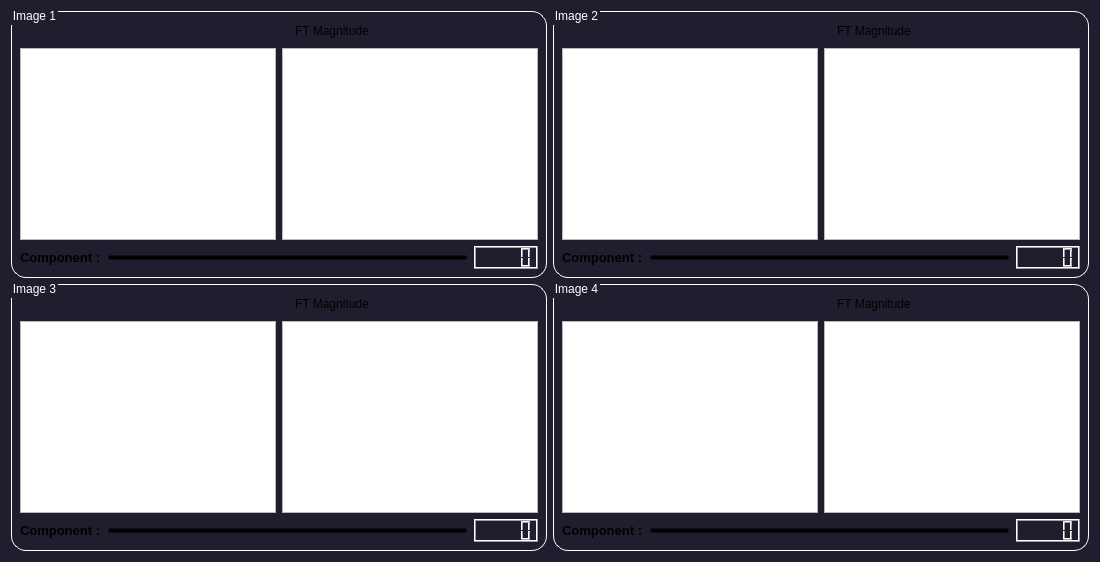
       <widget class="QGroupBox" name="ImagesBox">
        <property name="sizePolicy">
         <sizepolicy hsizetype="Preferred" vsizetype="Preferred">
          <horstretch>0</horstretch>
          <verstretch>0</verstretch>
         </sizepolicy>
        </property>
        <property name="styleSheet">
         <string notr="true">QGroupBox {
background-color: #1e1e2f;
border: 1.2px solid #ffffff;
border: none;
border-style: outset;
border-radius: 15px;
}
QGroupBox::title  {
    subcontrol-origin: margin;
    subcontrol-position: top left;
    padding: -5px 0px 0px 0px;
    color: rgb(255, 255, 255);
}</string>
        </property>
        <layout class="QGridLayout" name="gridLayout_7">
         <item row="0" column="0">
          <layout class="QVBoxLayout" name="verticalLayout">
           <item>
            <layout class="QHBoxLayout" name="horizontalLayout_35">
             <item>
              <widget class="QGroupBox" name="groupBox_image1_2">
               <property name="enabled">
                <bool>true</bool>
               </property>
               <property name="sizePolicy">
                <sizepolicy hsizetype="Preferred" vsizetype="Preferred">
                 <horstretch>0</horstretch>
                 <verstretch>0</verstretch>
                </sizepolicy>
               </property>
               <property name="minimumSize">
                <size>
                 <width>400</width>
                 <height>0</height>
                </size>
               </property>
               <property name="maximumSize">
                <size>
                 <width>16777215</width>
                 <height>16777215</height>
                </size>
               </property>
               <property name="styleSheet">
                <string notr="true">QGroupBox {
background-color: #1e1e2f;
border: 1.2px solid #ffffff;
border-style: outset;
border-radius: 15px;
}
QGroupBox::title  {
    subcontrol-origin: margin;
    subcontrol-position: top left;
    padding: -5px 0px 0px 0px;
    color: rgb(255, 255, 255);
}</string>
               </property>
               <property name="title">
                <string>Image 1</string>
               </property>
               <layout class="QGridLayout" name="gridLayout">
                <item row="0" column="0">
                 <layout class="QVBoxLayout" name="verticalLayout_2">
                  <item>
                   <layout class="QHBoxLayout" name="horizontalLayout">
                    <item>
                     <spacer name="horizontalSpacer_2">
                      <property name="orientation">
                       <enum>Qt::Horizontal</enum>
                      </property>
                      <property name="sizeType">
                       <enum>QSizePolicy::Fixed</enum>
                      </property>
                      <property name="sizeHint" stdset="0">
                       <size>
                        <width>199</width>
                        <height>20</height>
                       </size>
                      </property>
                     </spacer>
                    </item>
                    <item>
                     <widget class="QComboBox" name="Image1_component_comboBox">
                      <property name="sizePolicy">
                       <sizepolicy hsizetype="Fixed" vsizetype="Fixed">
                        <horstretch>0</horstretch>
                        <verstretch>0</verstretch>
                       </sizepolicy>
                      </property>
                      <property name="minimumSize">
                       <size>
                        <width>176</width>
                        <height>22</height>
                       </size>
                      </property>
                      <property name="styleSheet">
                       <string notr="true">QComboBox
{
	border-radius: 3px;
background-color: #1e1e2f;
}

QComboBox::drop-down
{
	border-left-color: transparent;
 }

QComboBox::down-arrow, QSpinBox::down-arrow, QTimeEdit::down-arrow, QDateEdit::down-arrow
{
     image: url(:/icons/Arrowhead-nottop-256.png);
     width: 7px;
     height: 6px;
}

QComboBox QAbstractItemView
{
    selection-background-color: transparent;
}</string>
                      </property>
                      <property name="currentText">
                       <string>FT Magnitude</string>
                      </property>
                      <property name="currentIndex">
                       <number>0</number>
                      </property>
                      <property name="maxCount">
                       <number>2147483646</number>
                      </property>
                      <item>
                       <property name="text">
                        <string>FT Magnitude</string>
                       </property>
                      </item>
                      <item>
                       <property name="text">
                        <string>FT Phase</string>
                       </property>
                      </item>
                      <item>
                       <property name="text">
                        <string>FT Real</string>
                       </property>
                      </item>
                      <item>
                       <property name="text">
                        <string>FT Imaginary</string>
                       </property>
                      </item>
                     </widget>
                    </item>
                   </layout>
                  </item>
                  <item>
                   <layout class="QHBoxLayout" name="horizontalLayout_4">
                    <item>
                     <widget class="ImageView" name="Image_1"/>
                    </item>
                    <item>
                     <widget class="ImageView" name="Image1_component"/>
                    </item>
                   </layout>
                  </item>
                  <item>
                   <layout class="QHBoxLayout" name="horizontalLayout_3">
                    <item>
                     <widget class="QLabel" name="label_14">
                      <property name="styleSheet">
                       <string notr="true">background-color: transparent;</string>
                      </property>
                      <property name="text">
                       <string>&lt;html&gt;&lt;head/&gt;&lt;body&gt;&lt;p&gt;&lt;span style=&quot; font-size:10pt; font-weight:600;&quot;&gt;Component :&lt;/span&gt;&lt;/p&gt;&lt;/body&gt;&lt;/html&gt;</string>
                      </property>
                     </widget>
                    </item>
                    <item>
                     <layout class="QHBoxLayout" name="horizontalLayout_6">
                      <item>
                       <widget class="QSlider" name="image1_component1_slider">
                        <property name="minimumSize">
                         <size>
                          <width>160</width>
                          <height>0</height>
                         </size>
                        </property>
                        <property name="maximumSize">
                         <size>
                          <width>16777215</width>
                          <height>16777215</height>
                         </size>
                        </property>
                        <property name="styleSheet">
                         <string notr="true">QSlider{
    background-color: transparent;
}

QSlider::handle {
    background-color: qradialgradient(
        cx: 0.7, cy: 1.4, fx: 0.7, fy: 1.4,
        radius: 1, stop: 0 #fff, stop: 1 #424242
        );
	border-radius: 2px;
    height: 40px;
    width: 40px;
    margin: -15px 0px;
    }

QSlider::handle::hover{
	border: inset;
	 background-color: qradialgradient(
        cx: 0.7, cy: 1.4, fx: 0.7, fy: 1.4,
        radius: 1, stop: 0 #bbb, stop: 1 #000
        );
}</string>
                        </property>
                        <property name="maximum">
                         <number>100</number>
                        </property>
                        <property name="value">
                         <number>0</number>
                        </property>
                        <property name="orientation">
                         <enum>Qt::Horizontal</enum>
                        </property>
                       </widget>
                      </item>
                      <item>
                       <widget class="QLCDNumber" name="image1_component1_LCD"/>
                      </item>
                     </layout>
                    </item>
                   </layout>
                  </item>
                 </layout>
                </item>
               </layout>
              </widget>
             </item>
             <item>
              <widget class="QGroupBox" name="groupBox_image1_3">
               <property name="enabled">
                <bool>true</bool>
               </property>
               <property name="sizePolicy">
                <sizepolicy hsizetype="Preferred" vsizetype="Preferred">
                 <horstretch>0</horstretch>
                 <verstretch>0</verstretch>
                </sizepolicy>
               </property>
               <property name="minimumSize">
                <size>
                 <width>400</width>
                 <height>0</height>
                </size>
               </property>
               <property name="maximumSize">
                <size>
                 <width>16777215</width>
                 <height>16777215</height>
                </size>
               </property>
               <property name="styleSheet">
                <string notr="true">QGroupBox {
background-color: #1e1e2f;
border: 1.2px solid #ffffff;
border-style: outset;
border-radius: 15px;
}
QGroupBox::title  {
    subcontrol-origin: margin;
    subcontrol-position: top left;
    padding: -5px 0px 0px 0px;
    color: rgb(255, 255, 255);
}</string>
               </property>
               <property name="title">
                <string>Image 2</string>
               </property>
               <layout class="QGridLayout" name="gridLayout_2">
                <item row="0" column="0">
                 <layout class="QVBoxLayout" name="verticalLayout_3">
                  <item>
                   <layout class="QHBoxLayout" name="horizontalLayout_12">
                    <item>
                     <spacer name="horizontalSpacer_6">
                      <property name="orientation">
                       <enum>Qt::Horizontal</enum>
                      </property>
                      <property name="sizeType">
                       <enum>QSizePolicy::Fixed</enum>
                      </property>
                      <property name="sizeHint" stdset="0">
                       <size>
                        <width>199</width>
                        <height>20</height>
                       </size>
                      </property>
                     </spacer>
                    </item>
                    <item>
                     <widget class="QComboBox" name="Image2_component_comboBox">
                      <property name="sizePolicy">
                       <sizepolicy hsizetype="Fixed" vsizetype="Fixed">
                        <horstretch>0</horstretch>
                        <verstretch>0</verstretch>
                       </sizepolicy>
                      </property>
                      <property name="minimumSize">
                       <size>
                        <width>176</width>
                        <height>22</height>
                       </size>
                      </property>
                      <property name="styleSheet">
                       <string notr="true">QComboBox
{
	border-radius: 3px;
background-color: #1e1e2f;
}

QComboBox::drop-down
{
	border-left-color: transparent;
 }

QComboBox::down-arrow, QSpinBox::down-arrow, QTimeEdit::down-arrow, QDateEdit::down-arrow
{
     image: url(:/icons/Arrowhead-nottop-256.png);
     width: 7px;
     height: 6px;
}

QComboBox QAbstractItemView
{
    selection-background-color: transparent;
}</string>
                      </property>
                      <property name="currentText">
                       <string>FT Magnitude</string>
                      </property>
                      <property name="currentIndex">
                       <number>0</number>
                      </property>
                      <property name="maxCount">
                       <number>2147483646</number>
                      </property>
                      <item>
                       <property name="text">
                        <string>FT Magnitude</string>
                       </property>
                      </item>
                      <item>
                       <property name="text">
                        <string>FT Phase</string>
                       </property>
                      </item>
                      <item>
                       <property name="text">
                        <string>FT Real</string>
                       </property>
                      </item>
                      <item>
                       <property name="text">
                        <string>FT Imaginary</string>
                       </property>
                      </item>
                     </widget>
                    </item>
                   </layout>
                  </item>
                  <item>
                   <layout class="QHBoxLayout" name="horizontalLayout_14">
                    <item>
                     <widget class="ImageView" name="Image_2"/>
                    </item>
                    <item>
                     <widget class="ImageView" name="Image2_component"/>
                    </item>
                   </layout>
                  </item>
                  <item>
                   <layout class="QHBoxLayout" name="horizontalLayout_15">
                    <item>
                     <widget class="QLabel" name="label_17">
                      <property name="styleSheet">
                       <string notr="true">background-color: transparent;</string>
                      </property>
                      <property name="text">
                       <string>&lt;html&gt;&lt;head/&gt;&lt;body&gt;&lt;p&gt;&lt;span style=&quot; font-size:10pt; font-weight:600;&quot;&gt;Component :&lt;/span&gt;&lt;/p&gt;&lt;/body&gt;&lt;/html&gt;</string>
                      </property>
                     </widget>
                    </item>
                    <item>
                     <layout class="QHBoxLayout" name="horizontalLayout_19">
                      <item>
                       <widget class="QSlider" name="image2_component1_slider">
                        <property name="minimumSize">
                         <size>
                          <width>160</width>
                          <height>0</height>
                         </size>
                        </property>
                        <property name="maximumSize">
                         <size>
                          <width>16777215</width>
                          <height>16777215</height>
                         </size>
                        </property>
                        <property name="styleSheet">
                         <string notr="true">QSlider{
    background-color: transparent;
}

QSlider::handle {
    background-color: qradialgradient(
        cx: 0.7, cy: 1.4, fx: 0.7, fy: 1.4,
        radius: 1, stop: 0 #fff, stop: 1 #424242
        );
	border-radius: 2px;
    height: 40px;
    width: 40px;
    margin: -15px 0px;
    }

QSlider::handle::hover{
	border: inset;
	 background-color: qradialgradient(
        cx: 0.7, cy: 1.4, fx: 0.7, fy: 1.4,
        radius: 1, stop: 0 #bbb, stop: 1 #000
        );
}</string>
                        </property>
                        <property name="maximum">
                         <number>100</number>
                        </property>
                        <property name="value">
                         <number>0</number>
                        </property>
                        <property name="orientation">
                         <enum>Qt::Horizontal</enum>
                        </property>
                       </widget>
                      </item>
                      <item>
                       <widget class="QLCDNumber" name="image2_component1_LCD"/>
                      </item>
                     </layout>
                    </item>
                   </layout>
                  </item>
                  <item>
                   <layout class="QHBoxLayout" name="horizontalLayout_20">
                    <item>
                     <layout class="QHBoxLayout" name="horizontalLayout_21"/>
                    </item>
                   </layout>
                  </item>
                 </layout>
                </item>
               </layout>
              </widget>
             </item>
            </layout>
           </item>
           <item>
            <layout class="QHBoxLayout" name="horizontalLayout_34">
             <item>
              <widget class="QGroupBox" name="groupBox_image1_5">
               <property name="enabled">
                <bool>true</bool>
               </property>
               <property name="sizePolicy">
                <sizepolicy hsizetype="Preferred" vsizetype="Preferred">
                 <horstretch>0</horstretch>
                 <verstretch>0</verstretch>
                </sizepolicy>
               </property>
               <property name="minimumSize">
                <size>
                 <width>400</width>
                 <height>0</height>
                </size>
               </property>
               <property name="maximumSize">
                <size>
                 <width>16777215</width>
                 <height>16777215</height>
                </size>
               </property>
               <property name="styleSheet">
                <string notr="true">QGroupBox {
background-color: #1e1e2f;
border: 1.2px solid #ffffff;
border-style: outset;
border-radius: 15px;
}
QGroupBox::title  {
    subcontrol-origin: margin;
    subcontrol-position: top left;
    padding: -5px 0px 0px 0px;
    color: rgb(255, 255, 255);
}</string>
               </property>
               <property name="title">
                <string>Image 3</string>
               </property>
               <layout class="QGridLayout" name="gridLayout_6">
                <item row="0" column="0">
                 <layout class="QVBoxLayout" name="verticalLayout_6">
                  <item>
                   <layout class="QHBoxLayout" name="horizontalLayout_28">
                    <item>
                     <spacer name="horizontalSpacer_9">
                      <property name="orientation">
                       <enum>Qt::Horizontal</enum>
                      </property>
                      <property name="sizeType">
                       <enum>QSizePolicy::Fixed</enum>
                      </property>
                      <property name="sizeHint" stdset="0">
                       <size>
                        <width>199</width>
                        <height>20</height>
                       </size>
                      </property>
                     </spacer>
                    </item>
                    <item>
                     <widget class="QComboBox" name="Image3_component_comboBox">
                      <property name="sizePolicy">
                       <sizepolicy hsizetype="Fixed" vsizetype="Fixed">
                        <horstretch>0</horstretch>
                        <verstretch>0</verstretch>
                       </sizepolicy>
                      </property>
                      <property name="minimumSize">
                       <size>
                        <width>176</width>
                        <height>22</height>
                       </size>
                      </property>
                      <property name="styleSheet">
                       <string notr="true">QComboBox
{
	border-radius: 3px;
background-color: #1e1e2f;
}

QComboBox::drop-down
{
	border-left-color: transparent;
 }

QComboBox::down-arrow, QSpinBox::down-arrow, QTimeEdit::down-arrow, QDateEdit::down-arrow
{
     image: url(:/icons/Arrowhead-nottop-256.png);
     width: 7px;
     height: 6px;
}

QComboBox QAbstractItemView
{
    selection-background-color: transparent;
}</string>
                      </property>
                      <property name="currentText">
                       <string>FT Magnitude</string>
                      </property>
                      <property name="currentIndex">
                       <number>0</number>
                      </property>
                      <property name="maxCount">
                       <number>2147483646</number>
                      </property>
                      <item>
                       <property name="text">
                        <string>FT Magnitude</string>
                       </property>
                      </item>
                      <item>
                       <property name="text">
                        <string>FT Phase</string>
                       </property>
                      </item>
                      <item>
                       <property name="text">
                        <string>FT Real</string>
                       </property>
                      </item>
                      <item>
                       <property name="text">
                        <string>FT Imaginary</string>
                       </property>
                      </item>
                     </widget>
                    </item>
                   </layout>
                  </item>
                  <item>
                   <layout class="QHBoxLayout" name="horizontalLayout_29">
                    <item>
                     <widget class="ImageView" name="Image_3"/>
                    </item>
                    <item>
                     <widget class="ImageView" name="Image3_component"/>
                    </item>
                   </layout>
                  </item>
                  <item>
                   <layout class="QHBoxLayout" name="horizontalLayout_30">
                    <item>
                     <widget class="QLabel" name="label_22">
                      <property name="styleSheet">
                       <string notr="true">background-color: transparent;</string>
                      </property>
                      <property name="text">
                       <string>&lt;html&gt;&lt;head/&gt;&lt;body&gt;&lt;p&gt;&lt;span style=&quot; font-size:10pt; font-weight:600;&quot;&gt;Component :&lt;/span&gt;&lt;/p&gt;&lt;/body&gt;&lt;/html&gt;</string>
                      </property>
                     </widget>
                    </item>
                    <item>
                     <layout class="QHBoxLayout" name="horizontalLayout_31">
                      <item>
                       <widget class="QSlider" name="image3_component1_slider">
                        <property name="minimumSize">
                         <size>
                          <width>160</width>
                          <height>0</height>
                         </size>
                        </property>
                        <property name="maximumSize">
                         <size>
                          <width>16777215</width>
                          <height>16777215</height>
                         </size>
                        </property>
                        <property name="styleSheet">
                         <string notr="true">QSlider{
    background-color: transparent;
}

QSlider::handle {
    background-color: qradialgradient(
        cx: 0.7, cy: 1.4, fx: 0.7, fy: 1.4,
        radius: 1, stop: 0 #fff, stop: 1 #424242
        );
	border-radius: 2px;
    height: 40px;
    width: 40px;
    margin: -15px 0px;
    }

QSlider::handle::hover{
	border: inset;
	 background-color: qradialgradient(
        cx: 0.7, cy: 1.4, fx: 0.7, fy: 1.4,
        radius: 1, stop: 0 #bbb, stop: 1 #000
        );
}</string>
                        </property>
                        <property name="maximum">
                         <number>100</number>
                        </property>
                        <property name="value">
                         <number>0</number>
                        </property>
                        <property name="orientation">
                         <enum>Qt::Horizontal</enum>
                        </property>
                       </widget>
                      </item>
                      <item>
                       <widget class="QLCDNumber" name="image3_component1_LCD"/>
                      </item>
                     </layout>
                    </item>
                   </layout>
                  </item>
                  <item>
                   <layout class="QHBoxLayout" name="horizontalLayout_32">
                    <item>
                     <layout class="QHBoxLayout" name="horizontalLayout_33"/>
                    </item>
                   </layout>
                  </item>
                 </layout>
                </item>
               </layout>
              </widget>
             </item>
             <item>
              <widget class="QGroupBox" name="groupBox_image1_4">
               <property name="enabled">
                <bool>true</bool>
               </property>
               <property name="sizePolicy">
                <sizepolicy hsizetype="Preferred" vsizetype="Preferred">
                 <horstretch>0</horstretch>
                 <verstretch>0</verstretch>
                </sizepolicy>
               </property>
               <property name="minimumSize">
                <size>
                 <width>400</width>
                 <height>0</height>
                </size>
               </property>
               <property name="maximumSize">
                <size>
                 <width>16777215</width>
                 <height>16777215</height>
                </size>
               </property>
               <property name="styleSheet">
                <string notr="true">QGroupBox {
background-color: #1e1e2f;
border: 1.2px solid #ffffff;
border-style: outset;
border-radius: 15px;
}
QGroupBox::title  {
    subcontrol-origin: margin;
    subcontrol-position: top left;
    padding: -5px 0px 0px 0px;
    color: rgb(255, 255, 255);
}</string>
               </property>
               <property name="title">
                <string>Image 4</string>
               </property>
               <layout class="QGridLayout" name="gridLayout_3">
                <item row="0" column="0">
                 <layout class="QVBoxLayout" name="verticalLayout_4">
                  <item>
                   <layout class="QHBoxLayout" name="horizontalLayout_22">
                    <item>
                     <spacer name="horizontalSpacer_8">
                      <property name="orientation">
                       <enum>Qt::Horizontal</enum>
                      </property>
                      <property name="sizeType">
                       <enum>QSizePolicy::Fixed</enum>
                      </property>
                      <property name="sizeHint" stdset="0">
                       <size>
                        <width>199</width>
                        <height>20</height>
                       </size>
                      </property>
                     </spacer>
                    </item>
                    <item>
                     <widget class="QComboBox" name="Image4_component_comboBox">
                      <property name="sizePolicy">
                       <sizepolicy hsizetype="Fixed" vsizetype="Fixed">
                        <horstretch>0</horstretch>
                        <verstretch>0</verstretch>
                       </sizepolicy>
                      </property>
                      <property name="minimumSize">
                       <size>
                        <width>176</width>
                        <height>22</height>
                       </size>
                      </property>
                      <property name="styleSheet">
                       <string notr="true">QComboBox
{
	border-radius: 3px;
background-color: #1e1e2f;
}

QComboBox::drop-down
{
	border-left-color: transparent;
 }

QComboBox::down-arrow, QSpinBox::down-arrow, QTimeEdit::down-arrow, QDateEdit::down-arrow
{
     image: url(:/icons/Arrowhead-nottop-256.png);
     width: 7px;
     height: 6px;
}

QComboBox QAbstractItemView
{
    selection-background-color: transparent;
}</string>
                      </property>
                      <property name="currentText">
                       <string>FT Magnitude</string>
                      </property>
                      <property name="currentIndex">
                       <number>0</number>
                      </property>
                      <property name="maxCount">
                       <number>2147483646</number>
                      </property>
                      <item>
                       <property name="text">
                        <string>FT Magnitude</string>
                       </property>
                      </item>
                      <item>
                       <property name="text">
                        <string>FT Phase</string>
                       </property>
                      </item>
                      <item>
                       <property name="text">
                        <string>FT Real</string>
                       </property>
                      </item>
                      <item>
                       <property name="text">
                        <string>FT Imaginary</string>
                       </property>
                      </item>
                     </widget>
                    </item>
                   </layout>
                  </item>
                  <item>
                   <layout class="QHBoxLayout" name="horizontalLayout_23">
                    <item>
                     <widget class="ImageView" name="Image_4"/>
                    </item>
                    <item>
                     <widget class="ImageView" name="Image4_component"/>
                    </item>
                   </layout>
                  </item>
                  <item>
                   <layout class="QHBoxLayout" name="horizontalLayout_24">
                    <item>
                     <widget class="QLabel" name="label_20">
                      <property name="styleSheet">
                       <string notr="true">background-color: transparent;</string>
                      </property>
                      <property name="text">
                       <string>&lt;html&gt;&lt;head/&gt;&lt;body&gt;&lt;p&gt;&lt;span style=&quot; font-size:10pt; font-weight:600;&quot;&gt;Component :&lt;/span&gt;&lt;/p&gt;&lt;/body&gt;&lt;/html&gt;</string>
                      </property>
                     </widget>
                    </item>
                    <item>
                     <layout class="QHBoxLayout" name="horizontalLayout_25">
                      <item>
                       <widget class="QSlider" name="image4_component1_slider">
                        <property name="minimumSize">
                         <size>
                          <width>160</width>
                          <height>0</height>
                         </size>
                        </property>
                        <property name="maximumSize">
                         <size>
                          <width>16777215</width>
                          <height>16777215</height>
                         </size>
                        </property>
                        <property name="styleSheet">
                         <string notr="true">QSlider{
    background-color: transparent;
}

QSlider::handle {
    background-color: qradialgradient(
        cx: 0.7, cy: 1.4, fx: 0.7, fy: 1.4,
        radius: 1, stop: 0 #fff, stop: 1 #424242
        );
	border-radius: 2px;
    height: 40px;
    width: 40px;
    margin: -15px 0px;
    }

QSlider::handle::hover{
	border: inset;
	 background-color: qradialgradient(
        cx: 0.7, cy: 1.4, fx: 0.7, fy: 1.4,
        radius: 1, stop: 0 #bbb, stop: 1 #000
        );
}</string>
                        </property>
                        <property name="maximum">
                         <number>100</number>
                        </property>
                        <property name="value">
                         <number>0</number>
                        </property>
                        <property name="orientation">
                         <enum>Qt::Horizontal</enum>
                        </property>
                       </widget>
                      </item>
                      <item>
                       <widget class="QLCDNumber" name="image4_component1_LCD"/>
                      </item>
                     </layout>
                    </item>
                   </layout>
                  </item>
                  <item>
                   <layout class="QHBoxLayout" name="horizontalLayout_26">
                    <item>
                     <layout class="QHBoxLayout" name="horizontalLayout_27"/>
                    </item>
                   </layout>
                  </item>
                 </layout>
                </item>
               </layout>
              </widget>
             </item>
            </layout>
           </item>
          </layout>
         </item>
        </layout>
       </widget>
